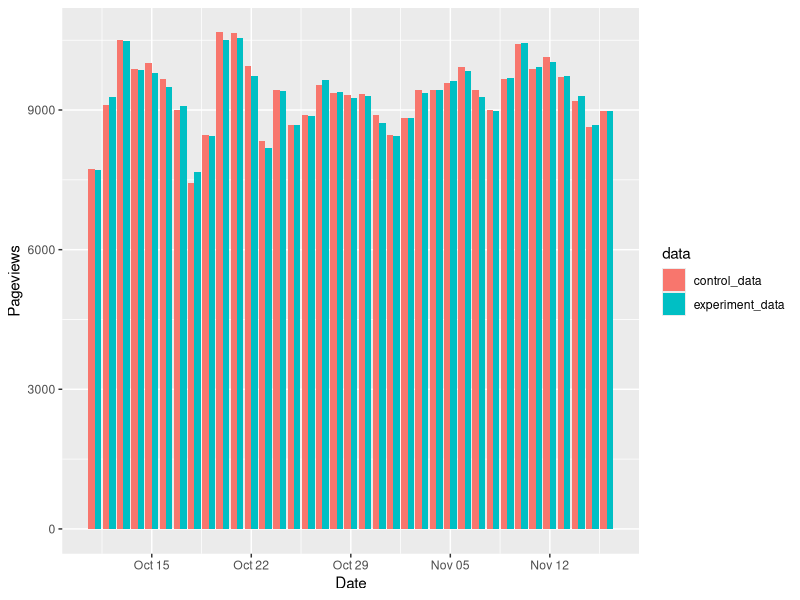

Source code (R):
## ---- chunk 1
library(readr)
library(tidyverse)
library(lubridate)
experiment_data <- read_csv("data/experiment_data.csv")
control_data <- read_csv("data/control_data.csv")

## ---- chunk 2
# Q3a

all_data <- rbind(control_data %>% mutate(data = "control_data"),
                  experiment_data %>% mutate(data = "experiment_data"))

all_data <- all_data %>% mutate(Date = paste0(Date, " 2018"), 
  Date = as.Date(Date, "%a, %b %d %Y"))

all_data %>% 
  ggplot(aes(x = Date, y = Pageviews, fill = data)) +
  geom_bar(stat = "identity", position = "dodge")
